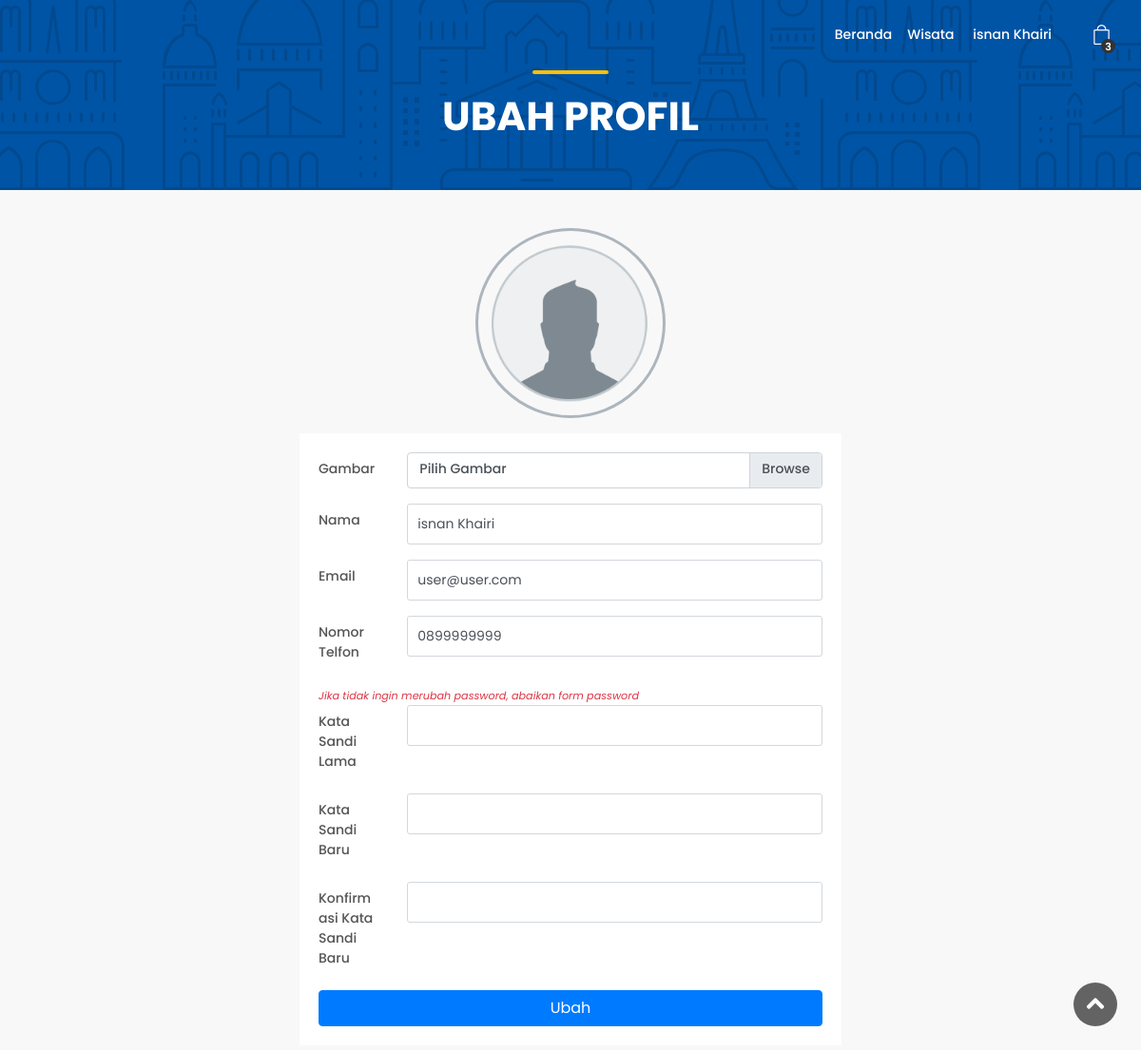
Screenshot of /views/ubah_profil (signed in) with the database file from the repository.
### tables this page shows
CREATE TABLE `user` (
  `id` int(11) NOT NULL,
  `nama` varchar(280) NOT NULL,
  `email` varchar(50) NOT NULL,
  `password` varchar(280) NOT NULL,
  `no_telp` varchar(13) NOT NULL,
  `id_role` int(11) NOT NULL,
  `gambar` text NOT NULL,
  `date_created` timestamp NULL DEFAULT NULL,
  `date_updated` timestamp NOT NULL DEFAULT '0000-00-00 00:00:00'
);

### app/koneksi.php (called while the page is built, shortened)
<?php
$konek = mysqli_connect('localhost','root','root','db_AgenWisata');
function query($query){
    global $konek;
    $hasilQuery     = mysqli_query($konek, $query);
    $data           = [];
    while($row      = mysqli_fetch_assoc($hasilQuery)) {
        $data[]     = $row;
    }
    return $data;
}

### views/ubah_profil.php (the view, shortened to what this page needs)
<?php
    require_once '_partials/head.php';
    $id      = $_SESSION['id'];
    $user    = query("SELECT * FROM user WHERE id = '$id'");
    $path    = '../vendor/img/user/';
?>
<main>
        <div class="hero_in cart_section" style="height: 200px;">
            <div class="wrapper">
                    <div class="container">
                        <h1 class="fadeInUp"><span></span>Ubah Profil</h1>
                    </div>
            </div>
		</div>
        <form action="update" method="post" enctype="multipart/form-data">
            <div class="container col-6" style="margin-top: 2.5rem!important;">
            <div class="text-center mb-3">
                <img id="myImg" width=200 src="<?= $path, $user[0]['gambar']?>" alt="Profil" style="border: 3px solid #adb5bd;border-radius: 50%;">
            </div>
                <div class="card">
                    <div class="card-body">
                        <div class="form-group row">
                            <label class="col-sm-2 col-form-label">Gambar</label>
                            <div class="input-group col-sm-10">
                                <div class="custom-file">
                                    <label class="custom-file-label" >Pilih Gambar</label>
                                </div>
                            </div>
                        </div>
                        <div class="form-group row">
                            <label class="col-sm-2 col-form-label">Nama</label>
                            <div class="col-sm-10">
                                <input type="text" class="form-control" name="nama" value="<?= $user[0]['nama']?>">
                            </div>
                        </div>
                        <div class="form-group row">
                            <label class="col-sm-2 col-form-label">Email</label>
                            <div class="col-sm-10">
                                <input type="email" class="form-control" name="email" value="<?= $user[0]['email']?>">
                            </div>
                        </div>
                        <div class="form-group row">
                            <label class="col-sm-2 col-form-label">Nomor Telfon</label>
                            <div class="col-sm-10">
                                <input type="number" class="form-control" name="ponsel" value="<?= $user[0]['no_telp']?>">
                            </div>
                        </div>
                        <small class="text-danger"><i>Jika tidak ingin merubah password, abaikan form password</i></small>
                        <div class="form-group row">
                            <label class="col-sm-2 col-form-label">Kata Sandi Lama</label>
                            <div class="col-sm-10">
                                <input type="password" class="form-control" name="sandi">
                            </div>
                        </div>
                        <div class="form-group row">
                            <label class="col-sm-2 col-form-label">Kata Sandi Baru</label>
                            <div class="col-sm-10">
                                <input type="password" class="form-control" name="sandiB">
                            </div>
                        </div>
                        <div class="form-group row">
                            <label class="col-sm-2 col-form-label">Konfirmasi Kata Sandi Baru</label>
                            <div class="col-sm-10">
                                <input type="password" class="form-control" name="sandiBK">
                            </div>
                        </div>
                        <button type="submit" class="btn btn-primary btn-block">Ubah</button>
                    </div>
                </div>
            </div>
        </form>
	</main>
<?php
	require_once '_partials/foot.php';
?>

### views/_partials/head.php (shortened to what this page needs)
<?php
	$base_url	= "http://localhost/agen_wisata/views/";
	$url		= "http://localhost/agen_wisata/";
	require_once __DIR__.'/../../app/koneksi.php';
	$id_ses		= $_SESSION['id'];
	$user		= query("SELECT * FROM user WHERE id = '$id_ses'");
	$jmlh		= count(query("SELECT * FROM pemesanan WHERE id_user = '$id_ses'"));
?>
<!DOCTYPE html>
<html lang="en">
<head>
    <link href="<?= $url;?>vendor/css/bootstrap.min.css" rel="stylesheet">
    <link href="<?= $url;?>vendor/css/style.css" rel="stylesheet">
	<link href="<?= $url;?>vendor/css/animate.min.css" rel="stylesheet">
    <link href="<?= $url;?>vendor/css/custom.css" rel="stylesheet">
</head>
<body>
	<div id="page">
		<header class="header"> <?php if($_SESSION['role'] == '2'){ ?>
			<ul id="top_menu">
				<li><a href="<?= $base_url ?>wisata/keranjang" class="cart-menu-btn mx-auto" title="Pesanan"><?php if($jmlh != NULL){?><strong><?= $jmlh ?></strong><?php } ?></a></li>
			</ul>
			<?php } ?>
			<nav id="menu" class="main-menu"><ul><li><span><a href="<?= $base_url?>">Beranda</a></span></li><li><span><a href="<?= $base_url ?>wisata">Wisata</a></span></li>
					<?php if (isset($_SESSION['email'])) { if($_SESSION['role'] == '1'){ ?>
							<li class="mr-4"><span><a href=""><?= $user[0]['nama']?></a></span><ul><li><a href="<?= $base_url ?>admin/">Dasbor</a></li><li><a href="<?= $base_url?>logout">Logout</a></li></ul></li>
					<?php } else{ ?>
							<li class="mr-4"><span><a href=""><?= $user[0]['nama']?></a></span>
								<ul> <li><a href="<?= $base_url?>profil">Profil</a></li><li><a href="<?= $base_url?>ubah_profil">Ubah Profil</a></li> <li><a href="<?= $base_url?>logout">Logout</a></li></ul> </li>
					<?php }}else { ?>
							<li><a href="#sign-in-dialog" id="sign-in" class="btn btn-primary btn-sm mx-auto login" title="Sign In">Masuk</a></li>
					<?php } ?>
				</ul>
			</nav>
		</header>
		<main style="postition:relative; z-index:2;">

### rows the page displays
user: nama "isnan Khairi", gambar (placeholder picture), email "user@user.com", ponsel "0899999999"

### other values shown
$jmlh "3"
